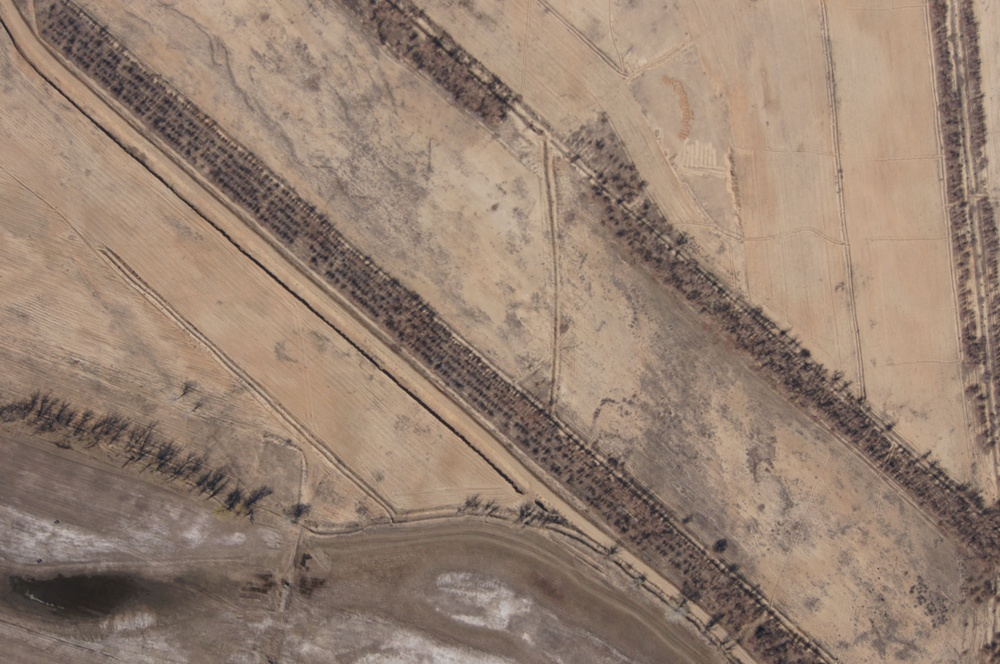
#> input picture images/DSC00975.JPG, 1000 x 664 px, shrunk from 2456 x 1632 before the run
$ python SIFT.py
#> lines starting #> are read from the running program, lines starting #| are printed output that depends on the picture
import numpy as np
import cv2
from matplotlib import pyplot as plt

img1 = cv2.imread('images/DSC00975.JPG', 0)  # queryImage
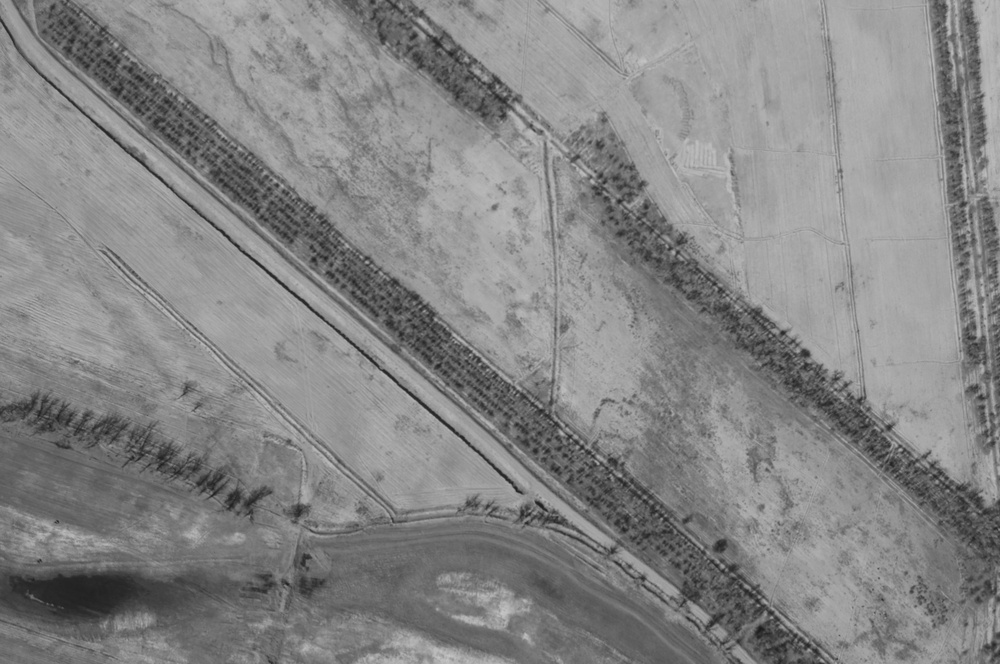
#> img1: shape (664, 1000); min 26, max 199, mean 133.8
img2 = cv2.imread('images/DSC00976.JPG', 0)  # trainImage
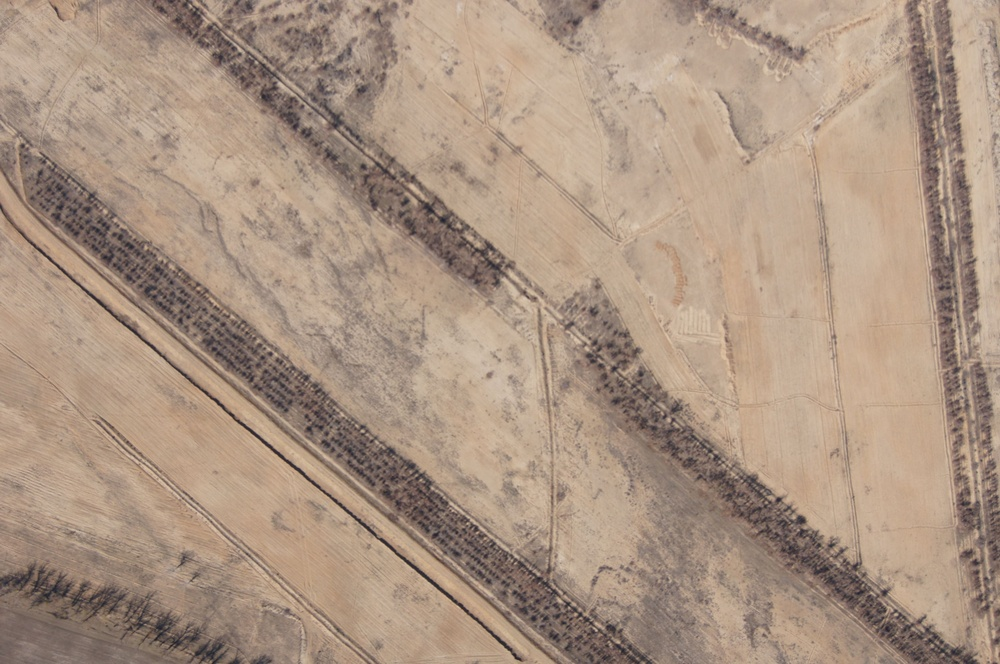
#> input picture images/DSC00976.JPG, 1000 x 664 px, shrunk from 2456 x 1632 before the run
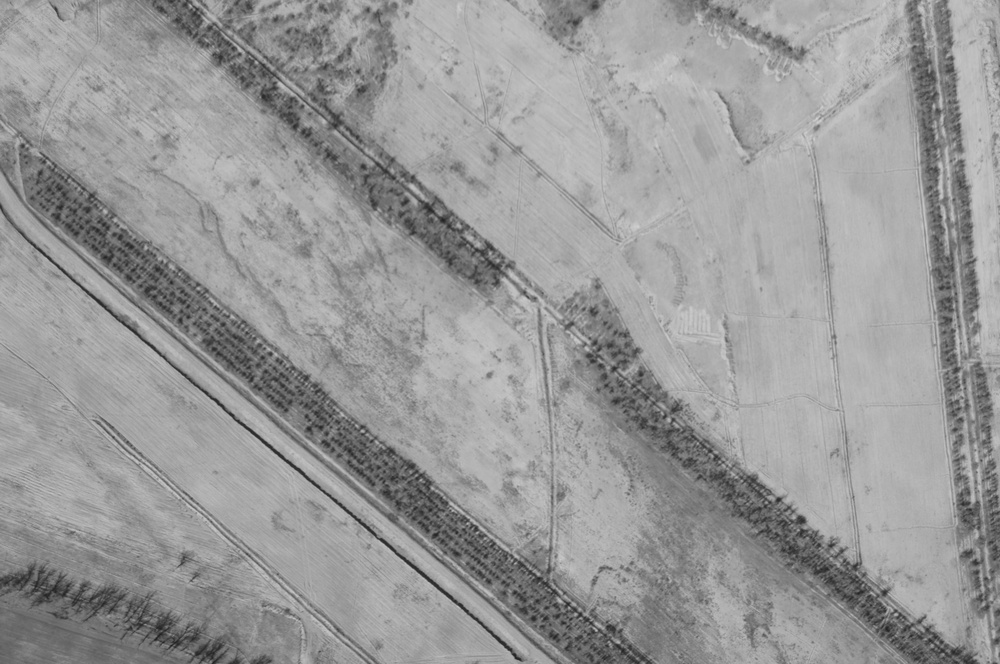
#> img2: shape (664, 1000); min 30, max 209, mean 152.7

# Initiate SIFT detector
sift = cv2.xfeatures2d.SIFT_create()

# find the keypoints and descriptors with SIFT
kp1, des1 = sift.detectAndCompute(img1, None)
#> kp1 = 5033 keypoints; strongest (x, y, size): (462, 437, 3), (805, 353, 5.9), (367, 262, 2.4), (338, 331, 2.8)
kp2, des2 = sift.detectAndCompute(img2, None)
#> kp2 = 5182 keypoints; strongest (x, y, size): (382, 540, 3.2), (461, 605, 3.2), (362, 431, 2.4), (896, 614, 2.3)

# BFMatcher with default params
bf = cv2.BFMatcher()
matches = bf.knnMatch(des1, des2, k=2)
#> matches = 5033 matches

# Apply ratio test
good = []
for m, n in matches:
    if m.distance < 0.1 * n.distance:
        good.append([m])
#> after the loop, good = 28 matches

# cv2.drawMatchesKnn expects list of lists as matches.
img3 = img1
img4=cv2.drawMatchesKnn(img1, kp1, img2, kp2, good, img3, flags=2)
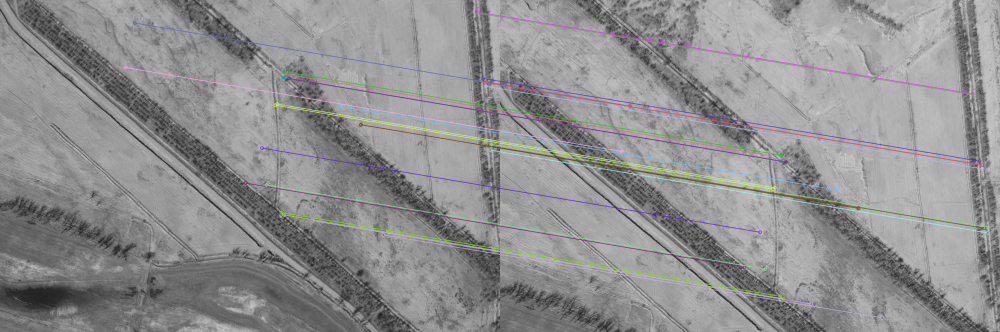
#> img4: shape (664, 2000, 3) (shown at 1/2 size); mean of channels 0, 1, 2 143.2, 143.1, 143.2; drawn as B, G, R

plt.imshow(img4)
plt.show()
